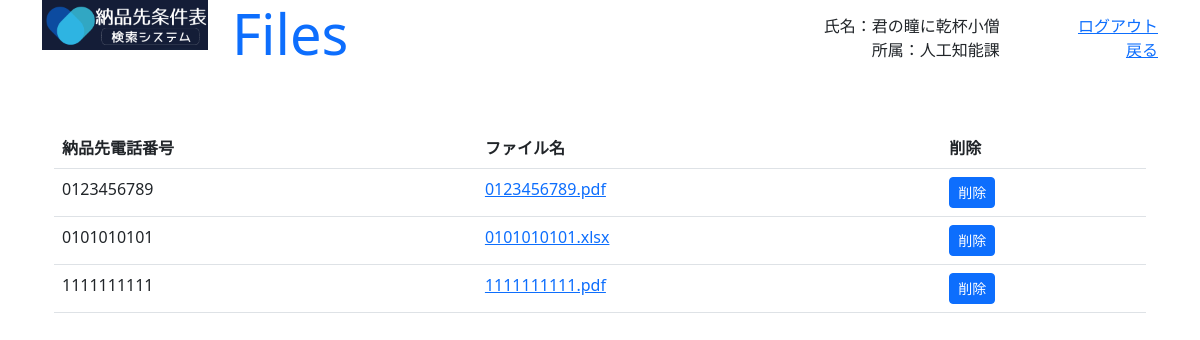
/show_files (signed in), run on an earlier commit of the app's database.
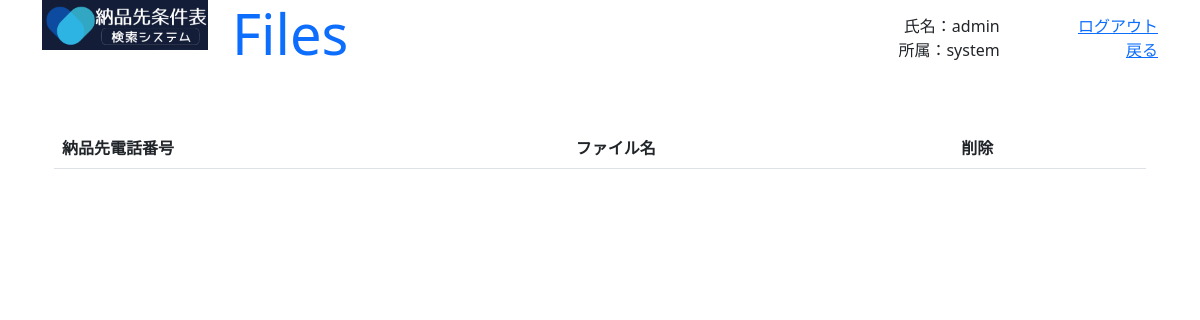
And on a later commit of the database.
### GreenLine/models.py (models this page shows, shortened)
class Employee(models.Model) :
    organization = models.ForeignKey(Organization, on_delete=models.CASCADE)
    name = models.CharField(max_length=32, default='')
    kana_regex = RegexValidator(regex=r'^[ァ-ヴー]+$', message='カナはカタカナのみ入力できます')
    kana = models.CharField(validators=[kana_regex], max_length=64, default='')
    phone_regex = RegexValidator(regex=r'^[0-9]+$', message='電話番号は半角数字のみ入力できます')
    phone = models.CharField(validators=[phone_regex], max_length=16, default='')
    password = models.CharField(max_length=16, default='')
    auth = models.BooleanField(default=False)

class Organization(models.Model) :
    name = models.CharField(max_length=200, default='')

class File(models.Model) :
    consignee = models.ForeignKey(Consignee, on_delete=models.CASCADE, blank=True, null=True)
    phone = models.CharField(max_length=16, default='')
    file = models.FileField(upload_to=upload_path, validators=[FileExtensionValidator(['pdf'])])

### GreenLine/views.py (the view)
# urls.py: path('show_files', show_files, name="show_files"),
@csrf_exempt
def show_files(request) :
    employee = get_employee(request, True)
    if not employee :
        return redirect('admin_login')
    params = {
        'title' : 'Files',
        'msg' : '',
        'name' : employee.name,
        'organizaion' : employee.organization.name,
        'list' : File.objects.all(),
    }
    return render(request, 'show_files.html', params)

### GreenLine/views.py (called while the page is built)
def get_employee(request, auth_flg) :
    if not 'employee' in request.session :
        return None
    employee = Employee.objects.filter(id=request.session['employee']).first()
    if not employee :
        return None
    if auth_flg and not employee.auth :
        return None
    return employee

### GreenLine/templates/show_files.html (shortened to what this page needs)
{% load static %}
<!doctype html>
<html lang="ja">
<head>
    <link href="https://cdn.jsdelivr.net/npm/bootstrap@5.3.0-alpha1/dist/css/bootstrap.min.css" rel="stylesheet">
</head>
<body class="container" style="height: 95vh;">
    <div class="row align-items-start">
        <div class="col-2"><img src="{% static 'title.png' %}" width="100%"></div>
        <div id="main_header" class="col-10 container" style="height: 10vh; padding-bottom: 10px;">
            <div class="row align-items-center">
            <div class="col-6 text-start"><h1 class="display-4 text-primary">{{ title }}</h1></div>
            <div class="col-4 container">
                <div class="row"><div class="col text-end">氏名：{{ name }}</div></div>
                <div class="row"><div class="col text-end">所属：{{ organizaion }}</div></div>
            </div>
            <div class="col container">
                <div class="row"><div class="col text-end"><a href="{% url 'admin_login' %}">ログアウト</a></div></div>
                <div class="row"><div class="col text-end"><a href="{% url 'admin_main' %}">戻る</a></div></div>
            </div>
            </div>
        </div>
        </div>
    <div id="pdf_list" class="container mt-5">
        <table class=table>
            <thead>
                <tr>
                    <th scope="col">納品先電話番号</th>
                    <th scope="col">ファイル名</th>
                    <th scope="col">削除</th>
                </tr>
            </thead>
            <tbody>
            {% for e in list %}
                <tr>
                    <td>{{ e.phone }}</td>
                    <td>
                        <a href="{{ e.file.url }}" target="_blank" rel="noopener noreferrer">{{ e.file }}</a>
                    </td>
                    <td>
                        <button class="btn btn-primary btn-sm" onclick="onDelete('{{ e.phone }}', '{% url 'del_file' e.id %}')">削除</button>
                    </td>
                </tr>
            {% endfor %}
            </tbody>
        </table>
    </div>
</body>
</html>

What changed in the data, as far as the page shows it:
removed File: phone "0123456789", file "0123456789.pdf"
removed File: phone "0101010101", file "0101010101.xlsx"
removed File: phone "1111111111", file "1111111111.pdf"
changed Employee: name "君の瞳に乾杯小僧" → "admin"
changed Organization: name "人工知能課" → "system"
